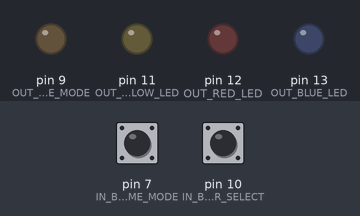
The sketch below on a simulated Arduino Uno, built with avr-gcc and run on an emulated ATmega328P. Shown: output pins drawn as LEDs (lit = HIGH). Inputs (shaded band) come from the test bench; at power-on: pin 10 (IN_BUTTON_COLOR_SELECT) LOW, pin 7 (IN_BUTTON_GAME_MODE) LOW.

Above: at 1.6 s.
1.7 s: pin 10 (IN_BUTTON_COLOR_SELECT) pulled HIGH for 0.5 s
At 3.9 s:
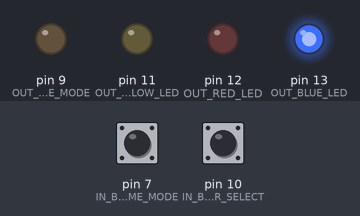
4.5 s: pin 7 (IN_BUTTON_GAME_MODE) pulled HIGH for 0.5 s
At 5.1 s:
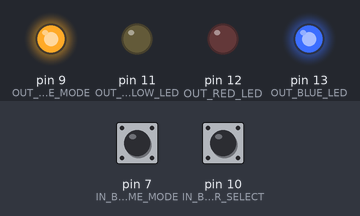
6.5 s: pin 10 (IN_BUTTON_COLOR_SELECT) pulled HIGH for 1 s
At 9.0 s:
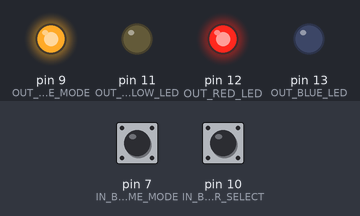
9.5 s: pin 7 (IN_BUTTON_GAME_MODE) pulled HIGH for 1 s
At 10.2 s:
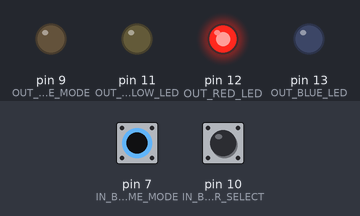
12.0 s: pin 10 (IN_BUTTON_COLOR_SELECT) pulled HIGH for 0.5 s
At 14.3 s:
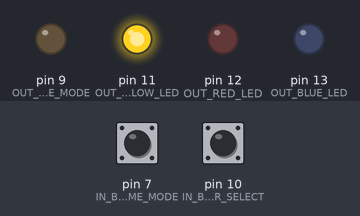
14.9 s: pin 7 (IN_BUTTON_GAME_MODE) pulled HIGH for 0.5 s
At 15.5 s:
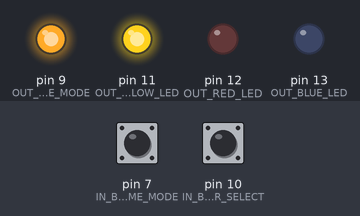
Timing chart, 0 to 17.9 s (numbered marks = the images above; inputs shaded):
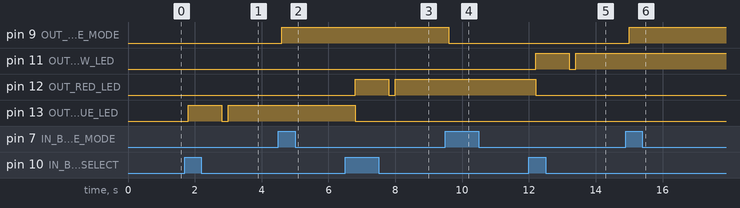

Measured:
- after the input at 1.7 s, pin 13 (OUT_BLUE_LED): LOW → HIGH after 0.10 s, → LOW 1.0 s later, → HIGH 0.20 s later
- after the input at 4.5 s, pin 9 (OUT_GAME_MODE): LOW → HIGH after 0.10 s
- after the input at 6.5 s, pin 12 (OUT_RED_LED): LOW → HIGH after 0.30 s, → LOW 1.0 s later, → HIGH 0.20 s later; pin 13 (OUT_BLUE_LED): HIGH → LOW after 0.30 s
- after the input at 9.5 s, pin 9 (OUT_GAME_MODE): HIGH → LOW after 0.10 s
- after the input at 12.0 s, pin 11 (OUT_YELLOW_LED): LOW → HIGH after 0.20 s, → LOW 1.0 s later, → HIGH 0.20 s later; pin 12 (OUT_RED_LED): HIGH → LOW after 0.20 s
- after the input at 14.9 s, pin 9 (OUT_GAME_MODE): LOW → HIGH after 0.10 s

The sketch:

TARGET_COLOR_SELECTION.ino
```cpp
// PINS USED
int OUT_BLUE_LED = 13;
int OUT_RED_LED = 12;
int OUT_YELLOW_LED = 11;
int OUT_GAME_MODE = 9;
int IN_BUTTON_COLOR_SELECT = 10;
int IN_BUTTON_GAME_MODE = 7;
int OUT_CHOSEN;
int OUT_PREVIOUS;
int count = 0;
int mode = 0;
int color_pin_ls[3] = {OUT_BLUE_LED, OUT_RED_LED, OUT_YELLOW_LED};
int last_srt_reading = LOW;
int SRT = 0;
int LEDState=0;

void setup() {
  pinMode(OUT_BLUE_LED, OUTPUT);
  pinMode(OUT_RED_LED, OUTPUT);
  pinMode(OUT_YELLOW_LED, OUTPUT);
  pinMode(OUT_GAME_MODE, OUTPUT);
  Serial.begin(9600);
}

void loop() {
  game_mode_select();
  color_select();
}

void color_select() {
  // FIGURE OUT WHICH COLOR IS CHOSEN
  delay(100);

  // WAIT FOR USER TO HOLD DOWN THE BUTTON SO THAT WE CAN CHOOSE THE TARGET COLOR
  while (digitalRead(IN_BUTTON_COLOR_SELECT)) {
    digitalWrite(color_pin_ls[count % 3], HIGH);
    digitalWrite(OUT_PREVIOUS, LOW);
    OUT_PREVIOUS = color_pin_ls[count % 3];
    count++;
    delay(1000);

    // TURN THE LEDs OFF
    for (int i = 0; i < 3; i++) {
      digitalWrite(color_pin_ls[i], LOW);
    }
  }
  OUT_CHOSEN = color_pin_ls[(count - 1) % 3]; // Update the color

  // SHOW THE USER WHAT COLOR WAS CHOSEN
  delay(200);
  digitalWrite(OUT_CHOSEN, HIGH);
}

void game_mode_select() {
  int srt_reading = digitalRead(IN_BUTTON_GAME_MODE);
  if( srt_reading==1 && last_srt_reading==0){
    if(LEDState==0){
      digitalWrite(OUT_GAME_MODE,HIGH);
      LEDState=1;
    }
    else{
      digitalWrite(OUT_GAME_MODE,LOW);
      LEDState=0;
    }
  }
  last_srt_reading=srt_reading;
  delay(100);

}
```
